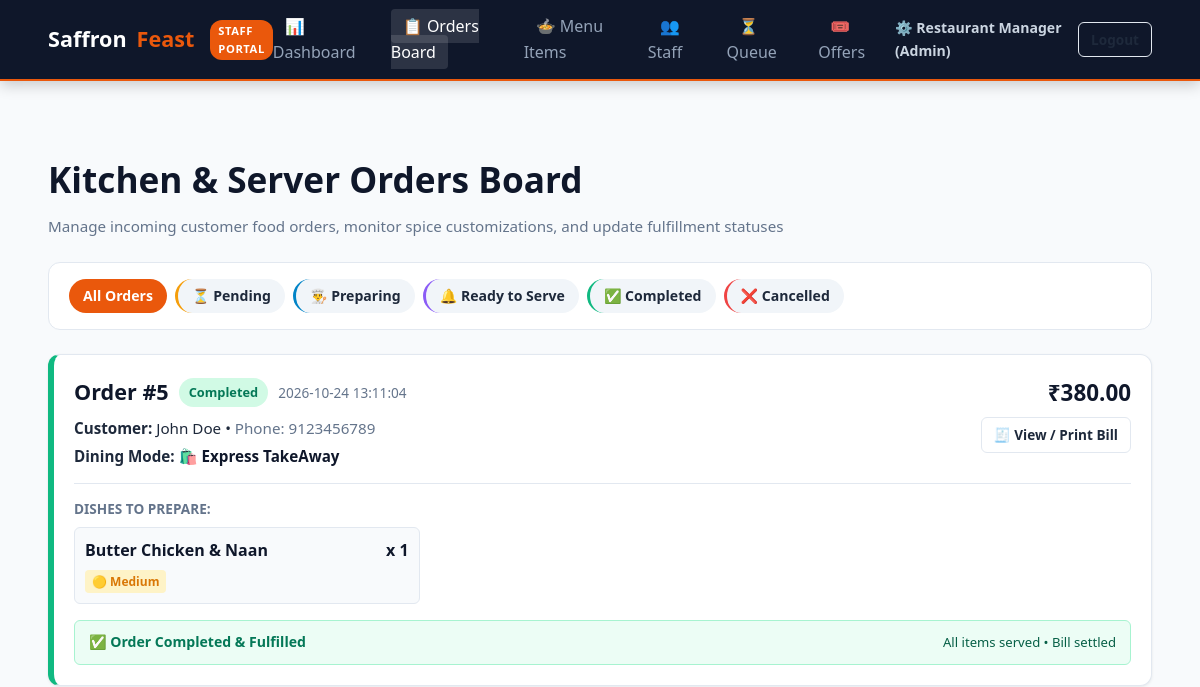
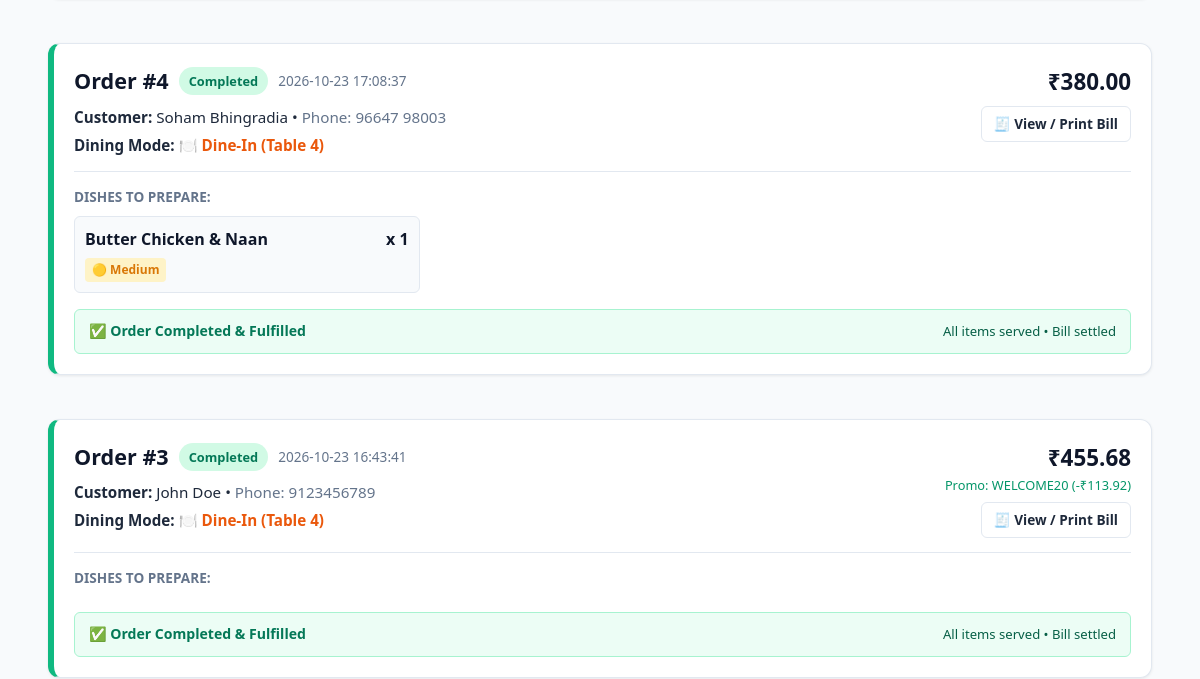
Page /admin/orders (signed in, upper part) on the earlier database version (2 pictures, top to bottom).
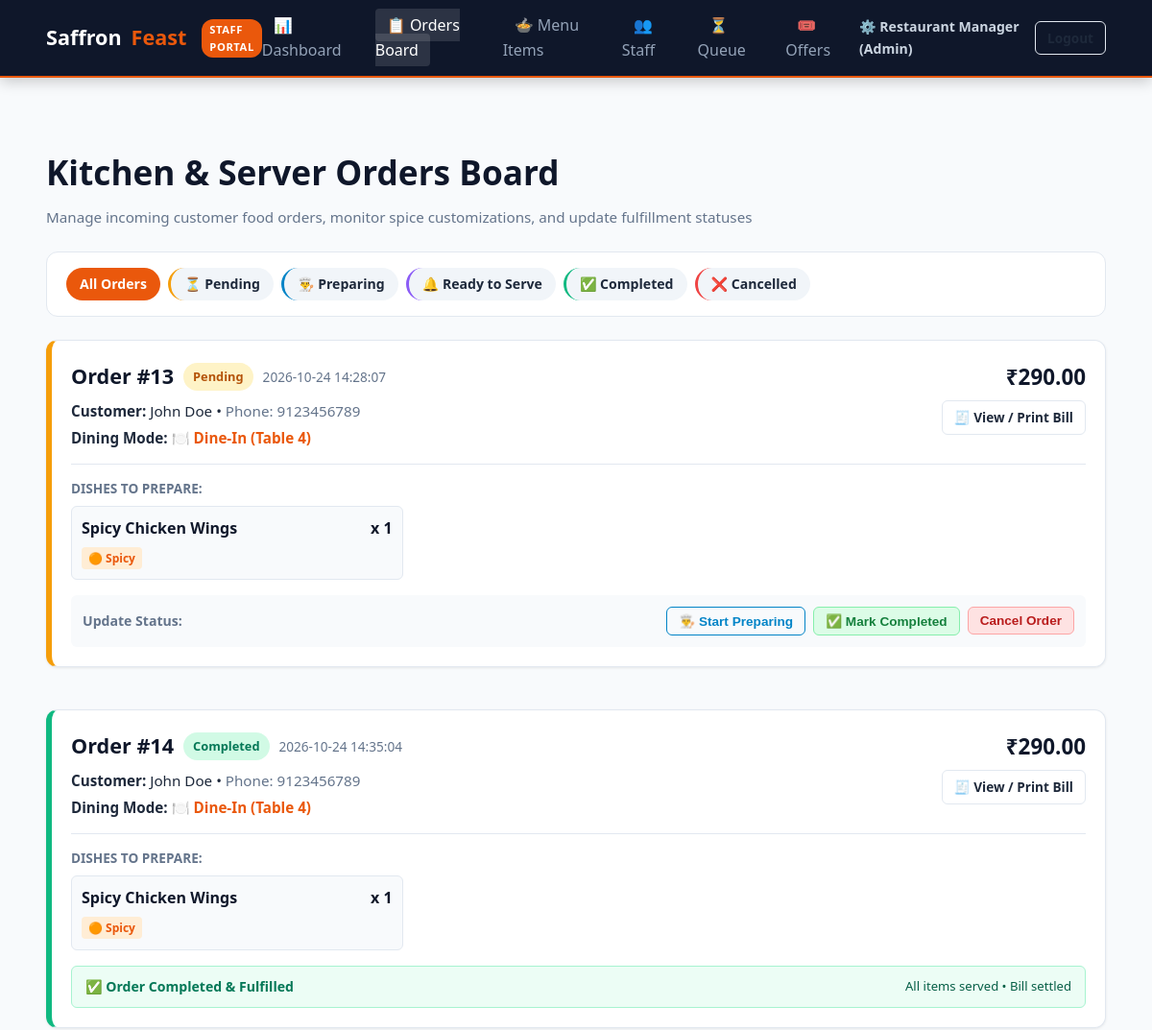
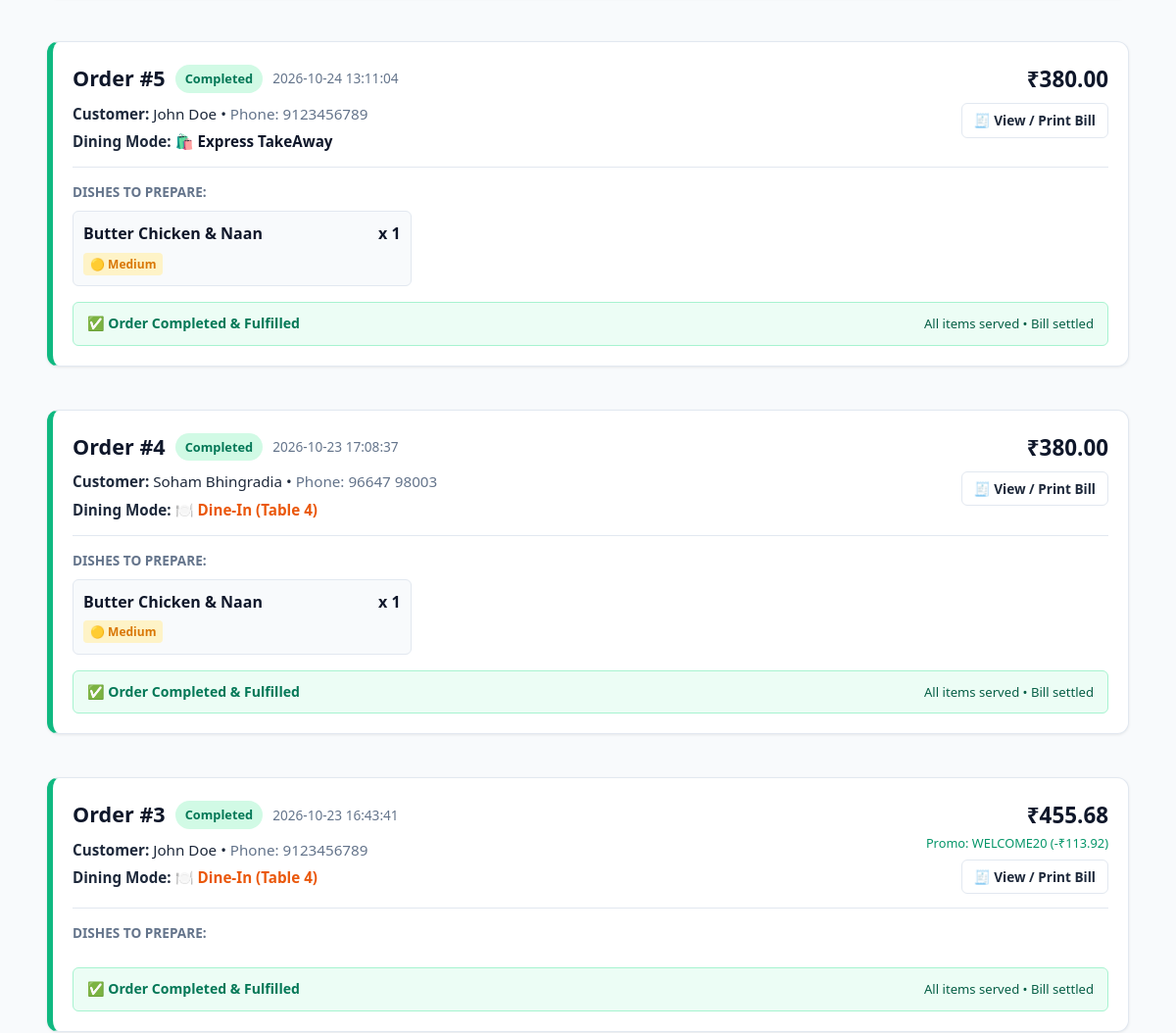
Same page on the later database version (2 pictures, top to bottom).
### tables this page shows
CREATE TABLE orders (
    id INTEGER PRIMARY KEY AUTOINCREMENT,
    customer_id INTEGER NOT NULL,
    order_type TEXT CHECK(order_type IN ('DineIn', 'TakeAway')) NOT NULL,
    table_number INTEGER, -- NULL for TakeAway, integer for DineIn
    total_amount REAL NOT NULL,
    discount_amount REAL DEFAULT 0,
    final_amount REAL NOT NULL,
    status TEXT CHECK(status IN ('Pending', 'Preparing', 'Ready', 'Completed', 'Cancelled')) DEFAULT 'Pending',
    offer_code TEXT,
    special_instructions TEXT,
    created_at TIMESTAMP DEFAULT CURRENT_TIMESTAMP,
    FOREIGN KEY (customer_id) REFERENCES users(id) ON DELETE CASCADE
);

CREATE TABLE users (
    id INTEGER PRIMARY KEY AUTOINCREMENT,
    name TEXT NOT NULL,
    email TEXT UNIQUE NOT NULL,
    password TEXT NOT NULL,
    phone TEXT,
    role TEXT CHECK(role IN ('customer', 'admin', 'staff')) DEFAULT 'customer',
    created_at TIMESTAMP DEFAULT CURRENT_TIMESTAMP
);

CREATE TABLE order_items (
    id INTEGER PRIMARY KEY AUTOINCREMENT,
    order_id INTEGER NOT NULL,
    menu_item_id INTEGER NOT NULL,
    quantity INTEGER NOT NULL CHECK(quantity > 0),
    price_per_unit REAL NOT NULL,
    spice_level TEXT DEFAULT 'Medium',
    item_total REAL NOT NULL,
    FOREIGN KEY (order_id) REFERENCES orders(id) ON DELETE CASCADE,
    FOREIGN KEY (menu_item_id) REFERENCES menu_items(id) ON DELETE CASCADE
);

CREATE TABLE menu_items (
    id INTEGER PRIMARY KEY AUTOINCREMENT,
    category_id INTEGER NOT NULL,
    name TEXT NOT NULL,
    description TEXT,
    price REAL NOT NULL CHECK(price > 0),
    diet_type TEXT CHECK(diet_type IN ('veg', 'non-veg')) DEFAULT 'veg',
    is_spicy_customizable INTEGER DEFAULT 1, -- 1: Yes, 0: No
    default_spice_level TEXT CHECK(default_spice_level IN ('Mild', 'Medium', 'Spicy', 'Extra Spicy')) DEFAULT 'Medium',
    image_url TEXT,
    is_available INTEGER DEFAULT 1, -- 1: Available, 0: Out of stock
    FOREIGN KEY (category_id) REFERENCES categories(id) ON DELETE CASCADE
);

### app.py (the view)
@app.route('/admin/orders')
@admin_required
def admin_orders():
    status_filter = request.args.get('status', 'All')
    conn = get_db()
    query = """
        SELECT o.*, u.name as customer_name, u.phone as customer_phone
        FROM orders o
        JOIN users u ON o.customer_id = u.id
    """
    params = []
    if status_filter != 'All':
        query += " WHERE o.status = ?"
        params.append(status_filter)
    query += " ORDER BY CASE o.status WHEN 'Pending' THEN 1 WHEN 'Preparing' THEN 2 WHEN 'Ready' THEN 3 ELSE 4 END, o.created_at DESC"
    orders = conn.execute(query, params).fetchall()
    orders_data = []
    for ord_row in orders:
        items = conn.execute("""
            SELECT oi.*, m.name as dish_name
            FROM order_items oi
            JOIN menu_items m ON oi.menu_item_id = m.id
            WHERE oi.order_id = ?
        """, (ord_row['id'],)).fetchall()
        orders_data.append({
            'order': ord_row,
            'order_items': items
        })
    conn.close()
    return render_template('admin/orders.html', orders_data=orders_data, current_status=status_filter)

### app.py (called while the page is built)
def admin_required(f):
    @wraps(f)
    def decorated_function(*args, **kwargs):
        if 'user_id' not in session or session.get('user_role') not in ['admin', 'staff']:
            flash('Staff or Admin access required.', 'danger')
            return redirect(url_for('login'))
        return f(*args, **kwargs)
    return decorated_function

@app.context_processor
def inject_global_data():
    cart_count = 0
    if 'cart' in session:
        cart_count = sum(item.get('quantity', 1) for item in session['cart'].values())
    return {
        'current_user': {
            'id': session.get('user_id'),
            'name': session.get('user_name'),
            'role': session.get('user_role'),
            'email': session.get('user_email')
        },
        'cart_count': cart_count
    }

### database.py (called while the page is built)
def get_db():
    conn = sqlite3.connect(DATABASE_PATH)
    conn.row_factory = sqlite3.Row
    conn.execute("PRAGMA foreign_keys = ON;")
    return conn

### templates/admin/orders.html (shortened to what the changed rows need)
{% extends 'base.html' %}
{% block content %}
<div class="container">
  <div class="section-header">
    <div>
      <h1 style="font-size: 2.2rem; font-weight: 800; color: var(--secondary); margin-bottom: 6px;">
        Kitchen & Server Orders Board
      </h1>
    </div>
  </div>
  {% if orders_data %}
  <div style="display: flex; flex-direction: column; gap: 20px;">
    {% for entry in orders_data %}
    {% set ord = entry.order %}
    {% set items = entry.order_items %}
    <div class="admin-card" style="border-left: 6px solid {% if ord.status == 'Pending' %}#f59e0b{% elif ord.status == 'Preparing' %}#0284c7{% elif ord.status == 'Ready' %}#8b5cf6{% elif ord.status == 'Completed' %}#10b981{% else %}#ef4444{% endif %};">
      <div style="display: flex; justify-content: space-between; align-items: flex-start; flex-wrap: wrap; gap: 14px; padding-bottom: 14px; border-bottom: 1px solid var(--border-color); margin-bottom: 14px;">
        <div>
          <div style="display: flex; align-items: center; gap: 10px; margin-bottom: 6px;">
            <h3 style="font-size: 1.35rem; color: var(--secondary); margin: 0;">Order #{{ ord.id }}</h3>
            <span class="badge badge-status status-{{ ord.status|lower }}">{{ ord.status }}</span>
            <span style="font-size: 0.85rem; color: var(--text-muted);">{{ ord.created_at }}</span>
          </div>
          <div style="font-size: 0.95rem;">
            <strong>Customer:</strong> {{ ord.customer_name }} •
            <span style="color: var(--text-muted);">Phone: {{ ord.customer_phone or 'N/A' }}</span>
          </div>
          <div style="margin-top: 4px; font-size: 0.95rem;">
            <strong>Dining Mode:</strong>
            {% if ord.order_type == 'DineIn' %}
              <span style="color: var(--primary); font-weight: 700;">🍽️ Dine-In (Table {{ ord.table_number }})</span>
            {% else %}
              <span style="color: var(--secondary); font-weight: 700;">🛍️ Express TakeAway</span>
            {% endif %}
          </div>
        </div>
        <div style="text-align: right;">
          <div style="font-size: 1.4rem; font-weight: 800; color: var(--secondary);">
            ₹{{ "%.2f"|format(ord.final_amount) }}
          </div>
          {% if ord.discount_amount > 0 %}
            <div style="font-size: 0.8rem; color: #059669;">Promo: {{ ord.offer_code }} (-₹{{ "%.2f"|format(ord.discount_amount) }})</div>
          {% endif %}
          <a href="{{ url_for('check_bill', order_id=ord.id) }}" target="_blank" class="btn btn-outline btn-sm" style="margin-top: 6px;">
            🧾 View / Print Bill
          </a>
        </div>
      </div>
      <div style="margin-bottom: 16px;">
        <h4 style="font-size: 0.85rem; color: var(--text-muted); text-transform: uppercase; margin-bottom: 8px;">Dishes to Prepare:</h4>
        <div style="display: grid; grid-template-columns: repeat(auto-fill, minmax(280px, 1fr)); gap: 10px;">
          {% for item in items %}
          <div style="background: #f8fafc; border: 1px solid var(--border-color); border-radius: var(--radius-sm); padding: 10px;">
            <div style="display: flex; justify-content: space-between; font-weight: 600; color: var(--secondary);">
              <span>{{ item.dish_name }}</span>
              <span>x {{ item.quantity }}</span>
            </div>
            <div style="margin-top: 4px;">
              {% if item.spice_level == 'Mild' %}
                <span class="spice-badge spice-mild">🟢 Mild</span>
              {% elif item.spice_level == 'Medium' %}
                <span class="spice-badge spice-medium">🟡 Medium</span>
              {% elif item.spice_level == 'Spicy' %}
                <span class="spice-badge spice-spicy">🟠 Spicy</span>
              {% else %}
                <span class="spice-badge spice-extra-spicy">🔴 Extra Spicy</span>
              {% endif %}
            </div>
          </div>
          {% endfor %}
        </div>
      </div>
      {% if ord.status not in ['Completed', 'Cancelled'] %}
      <div style="display: flex; justify-content: space-between; align-items: center; flex-wrap: wrap; gap: 10px; background: #f8fafc; padding: 12px; border-radius: var(--radius-sm);">
        <span style="font-size: 0.88rem; font-weight: 600; color: var(--text-muted);">
          Update Status:
        </span>
        <div style="display: flex; gap: 8px; flex-wrap: wrap;">
          {% if ord.status == 'Pending' %}
          <form action="{{ url_for('update_order_status', order_id=ord.id) }}" method="POST">
            <button type="submit" class="btn btn-outline btn-sm" style="color: #0284c7; border-color: #0284c7;">
              👨‍🍳 Start Preparing
            </button>
          </form>
          {% endif %}
          {% if ord.status in ['Preparing', 'Ready', 'Pending'] %}
          <form action="{{ url_for('update_order_status', order_id=ord.id) }}" method="POST">
            <button type="submit" class="btn btn-success btn-sm">
              ✅ Mark Completed
            </button>
          </form>
          {% endif %}
          <form action="{{ url_for('update_order_status', order_id=ord.id) }}" method="POST" onsubmit="return confirm('Are you sure you want to cancel this order?');">
            <button type="submit" class="btn btn-danger btn-sm">
              Cancel Order
            </button>
          </form>
        </div>
      </div>
      {% elif ord.status == 'Completed' %}
      <div style="display: flex; justify-content: space-between; align-items: center; background: #ecfdf5; border: 1px solid #a7f3d0; padding: 10px 14px; border-radius: var(--radius-sm); font-size: 0.88rem;">
        <span style="color: #047857; font-weight: 700;">✅ Order Completed & Fulfilled</span>
        <span style="color: #065f46; font-size: 0.82rem;">All items served • Bill settled</span>
      </div>
      {% endif %}
    </div>
    {% endfor %}
  </div>
  {% else %}
    <div class="receipt-card" style="text-align: center; padding: 40px;">
      <p style="color: var(--text-muted); font-size: 1.05rem;">No orders found with status '{{ current_status }}'.</p>
    </div>
  {% endif %}
</div>
{% endblock %}

Differences in the rows shown:
added orders: id "13", status "Pending", created_at "2026-10-24 14:28:07", table_number "4", final_amount "290.00"
added order_items: dish_name "Spicy Chicken Wings", quantity "1", spice_level "🟠 Spicy", shown under "13"
added orders: id "14", status "Completed", created_at "2026-10-24 14:35:04", table_number "4", final_amount "290.00"
added order_items: dish_name "Spicy Chicken Wings", quantity "1", spice_level "🟠 Spicy", shown under "14"
Other differences:
new list line: "Order # Customer: • Phone: Dining Mode: 🍽️ Dine-In (Table ) ₹ 🧾 View / Print Bill DISHES TO PREPARE: Update Status: 👨‍🍳 Start Preparing ✅ Mark Completed Cancel Order"
new list line: "John Doe 9123456789"
new list line: "Order # Customer: • Phone: Dining Mode: 🍽️ Dine-In (Table ) ₹ 🧾 View / Print Bill DISHES TO PREPARE: ✅ Order Completed & Fulfilled All items served • Bill settled"
